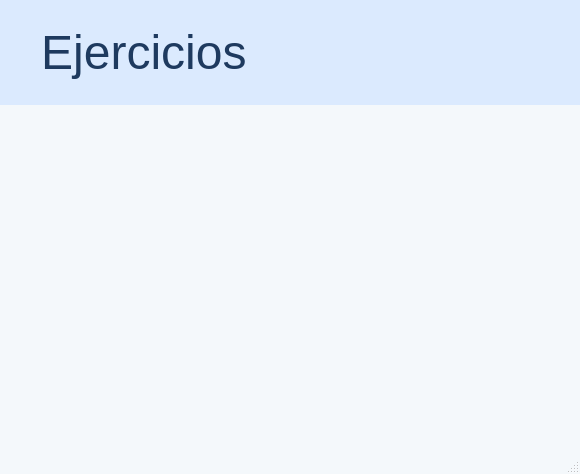
<?xml version="1.0" encoding="UTF-8"?>
<ui version="4.0">
 <class>MainWindow</class>
 <widget class="QMainWindow" name="MainWindow">
  <property name="geometry">
   <rect>
    <x>0</x>
    <y>0</y>
    <width>580</width>
    <height>474</height>
   </rect>
  </property>
  <property name="windowTitle">
   <string>App ejercicios</string>
  </property>
  <property name="styleSheet">
   <string notr="true">QMainWindow {
    background-color: #f4f8fb;
    font-family: &quot;Segoe UI&quot;, Arial, sans-serif;
}

/* Barra de menú */
QMenuBar {
    background-color: #dbeafe;
    color: #1e3a5f;
    font-size: 48px;
    padding: 10px;
}

/* Elementos del menú */
QMenuBar::item {
    background-color: transparent;
    padding: 10px 20px;
    margin: 5px;
    border-radius: 8px;
}

QMenuBar::item:selected {
    background-color: #93c5fd;
    color: #0f172a;
}

QMenuBar::item:pressed {
    background-color: #60a5fa;
}

/* Menú desplegable */
QMenu {
    background-color: #ffffff;
    border: 1px solid #cbd5e1;
    font-size: 48px;
    color: #1e293b;
}

/* Opciones dentro del menú (QAction) */
QMenu::item {
    padding: 12px 30px;
    border-radius: 6px;
}

QMenu::item:selected {
    background-color: #bfdbfe;
    color: #0f172a;
}

QMenu::item:disabled {
    color: #94a3b8;
}

/* Separadores */
QMenu::separator {
    height: 2px;
    background: #e2e8f0;
    margin: 8px 10px;
}
</string>
  </property>
  <widget class="QWidget" name="centralwidget"/>
  <widget class="QMenuBar" name="menubar">
   <property name="geometry">
    <rect>
     <x>0</x>
     <y>0</y>
     <width>580</width>
     <height>115</height>
    </rect>
   </property>
   <widget class="QMenu" name="menuEjercicios">
    <property name="title">
     <string>Ejercicios </string>
    </property>
    <addaction name="actionEjercicio_1"/>
    <addaction name="actionEjercicio_2"/>
    <addaction name="actionEjercicio_6"/>
    <addaction name="actionEjercicio_4"/>
    <addaction name="separator"/>
    <addaction name="actionSalir"/>
   </widget>
   <addaction name="menuEjercicios"/>
  </widget>
  <widget class="QStatusBar" name="statusbar"/>
  <action name="actionEjercicio_1">
   <property name="text">
    <string>Ejercicio 1</string>
   </property>
  </action>
  <action name="actionEjercicio_2">
   <property name="text">
    <string>Ejercicio 2</string>
   </property>
  </action>
  <action name="actionSalir">
   <property name="text">
    <string>Salir</string>
   </property>
  </action>
  <action name="actionEjercicio_4">
   <property name="text">
    <string>Ejercicio 4</string>
   </property>
  </action>
  <action name="actionEjercicio_6">
   <property name="text">
    <string>Ejercicio 3</string>
   </property>
  </action>
 </widget>
 <resources/>
 <connections/>
</ui>
